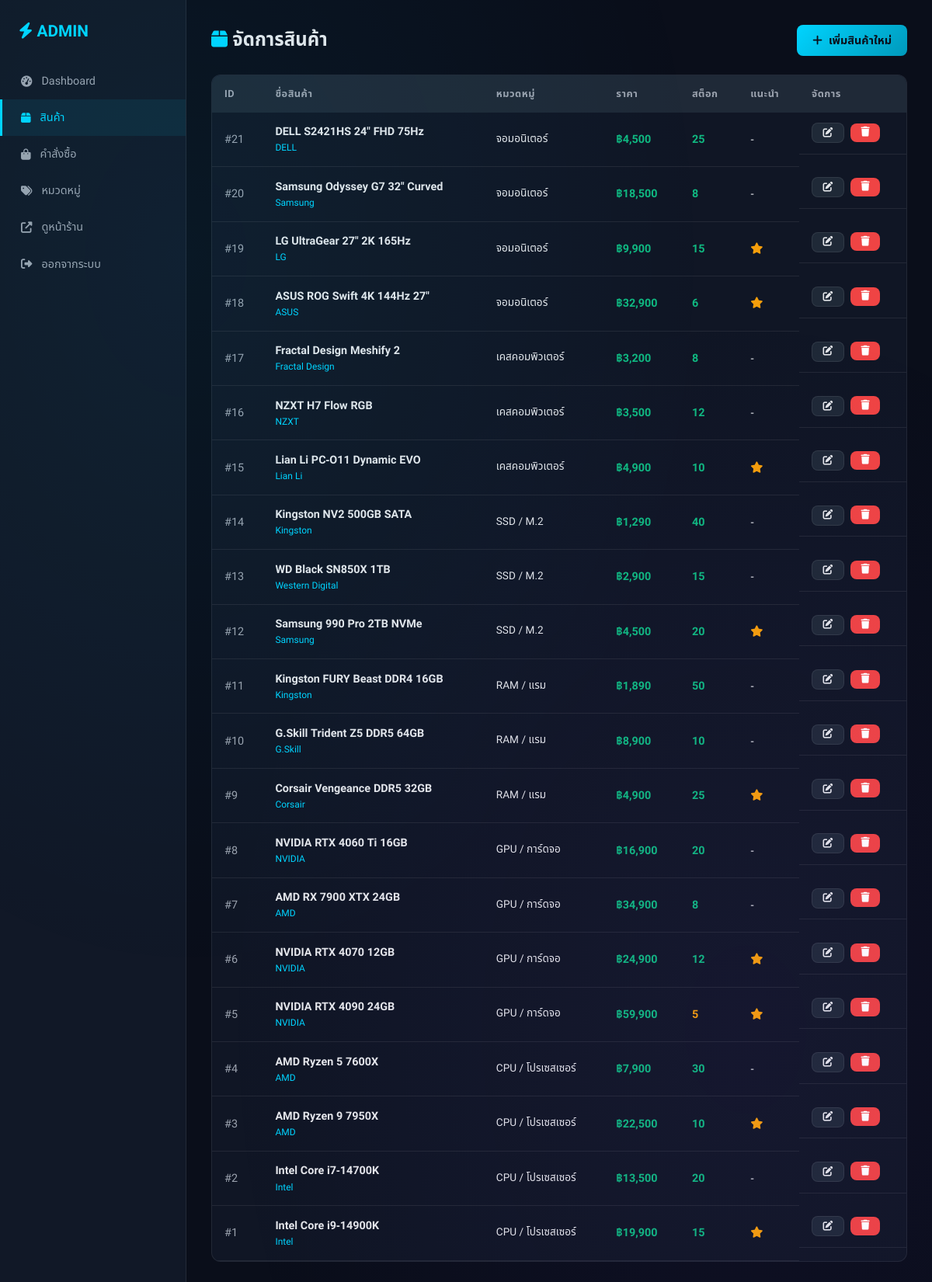
The app's page /admin/admin_products.php (signed in) with its own data.
### tables this page shows
CREATE TABLE `products` (
  `id` int(11) NOT NULL,
  `category_id` int(11) NOT NULL,
  `name` varchar(255) NOT NULL,
  `brand` varchar(100) DEFAULT NULL,
  `model` varchar(100) DEFAULT NULL,
  `description` text DEFAULT NULL,
  `price` decimal(10,2) NOT NULL,
  `stock` int(11) DEFAULT 0,
  `image` varchar(255) DEFAULT 'default.jpg',
  `specs` longtext DEFAULT NULL CHECK (json_valid(`specs`)),
  `featured` tinyint(1) DEFAULT 0,
  `status` enum('active','inactive') DEFAULT 'active',
  `created_at` timestamp NOT NULL DEFAULT current_timestamp()
);

CREATE TABLE `categories` (
  `id` int(11) NOT NULL,
  `name` varchar(100) NOT NULL,
  `slug` varchar(100) NOT NULL,
  `icon` varchar(50) DEFAULT 'fa-microchip',
  `description` text DEFAULT NULL,
  `created_at` timestamp NOT NULL DEFAULT current_timestamp()
);

### includes/config.php (called while the page is built, shortened)
<?php
function formatPrice($price) {
    return '฿' . number_format($price, 0, '.', ',');
}
?>

### admin/admin_products.php (the view, shortened to what this page needs)
<?php
require_once '../includes/config.php';
$db = getDB();
$products = $db->query("SELECT p.*, c.name as cat_name FROM products p JOIN categories c ON p.category_id=c.id WHERE p.status='active' ORDER BY p.id DESC");
?>
<!DOCTYPE html>
<html lang="th">
<head>
<link rel="stylesheet" href="<?= SITE_URL ?>/css/style.css">
<link rel="stylesheet" href="https://cdnjs.cloudflare.com/ajax/libs/font-awesome/6.5.0/css/all.min.css">
</head>
<body>
<div class="admin-layout">
  <div class="admin-sidebar">
    <div class="admin-logo"><i class="fas fa-bolt"></i> ADMIN</div>
    <nav class="admin-nav">
      <a href="dashboard.php"><i class="fas fa-tachometer-alt"></i> Dashboard</a>
      <a href="admin_products.php" class="active"><i class="fas fa-box"></i> สินค้า</a>
      <a href="admin_orders.php"><i class="fas fa-shopping-bag"></i> คำสั่งซื้อ</a>
      <a href="admin_categories.php"><i class="fas fa-tags"></i> หมวดหมู่</a>
      <a href="<?= SITE_URL ?>/index.php" target="_blank"><i class="fas fa-external-link-alt"></i> ดูหน้าร้าน</a>
      <a href="admin_logout.php"><i class="fas fa-sign-out-alt"></i> ออกจากระบบ</a>
    </nav>
  </div>
  <div class="admin-content">
    <div style="display:flex; justify-content:space-between; align-items:center; margin-bottom:1.5rem;">
      <h1 style="font-size:1.5rem; font-weight:700;"><i class="fas fa-box" style="color:var(--primary)"></i> จัดการสินค้า</h1>
      <button class="btn btn-primary" onclick="openModal()"><i class="fas fa-plus"></i> เพิ่มสินค้าใหม่</button>
    </div>
    <div class="card" style="padding:0; overflow:hidden;">
      <table class="data-table">
        <thead>
          <tr><th>ID</th><th>ชื่อสินค้า</th><th>หมวดหมู่</th><th>ราคา</th><th>สต็อก</th><th>แนะนำ</th><th>จัดการ</th></tr>
        </thead>
        <tbody>
          <?php while ($p = $products->fetch_assoc()): ?>
          <tr>
            <td style="color:var(--text-muted);">#<?= $p['id'] ?></td>
            <td>
              <strong><?= htmlspecialchars($p['name']) ?></strong>
              <div style="font-size:0.75rem; color:var(--primary);"><?= htmlspecialchars($p['brand']) ?></div>
            </td>
            <td style="font-size:0.85rem;"><?= htmlspecialchars($p['cat_name']) ?></td>
            <td style="color:var(--success); font-weight:600;"><?= formatPrice($p['price']) ?></td>
            <td>
              <span style="<?= $p['stock']<=0 ? 'color:var(--danger)' : ($p['stock']<=5 ? 'color:var(--warning)' : 'color:var(--success)') ?>; font-weight:600;">
                <?= $p['stock'] ?>
              </span>
            </td>
            <td><?= $p['featured'] ? '<i class="fas fa-star" style="color:var(--warning)"></i>' : '-' ?></td>
            <td style="display:flex; gap:0.5rem;">
              <button class="btn btn-sm btn-secondary"
                onclick="editProduct(<?= htmlspecialchars(json_encode($p)) ?>)">
                <i class="fas fa-edit"></i>
              </button>
              <form method="POST" onsubmit="return confirm('ลบสินค้านี้?')">
                <button type="submit" class="btn btn-sm btn-danger"><i class="fas fa-trash"></i></button>
              </form>
            </td>
          </tr>
          <?php endwhile; ?>
        </tbody>
      </table>
    </div>
  </div>
</div>
</body>
</html>

### css/style.css (style rules this page uses)
:root { --primary: #00d4ff; --primary-dark: #0099bb; --secondary: #ff6b00; --accent: #7c3aed; --dark: #0a0e1a; --dark-2: #111827; --dark-3: #1f2937; --dark-4: #374151; --text: #e5e7eb; --text-muted: #9ca3af; --success: #10b981; --danger: #ef4444; --warning: #f59e0b; --border: rgba(255,255,255,0.08); --card-bg: rgba(17,24,39,0.9); --glow: 0 0 20px rgba(0,212,255,0.3); --shadow: 0 4px 24px rgba(0,0,0,0.4); }
* { margin: 0; padding: 0; box-sizing: border-box; }
body { font-family: 'Noto Sans Thai', 'Rajdhani', sans-serif; background: var(--dark); color: var(--text); min-height: 100vh; line-height: 1.6; }
body::before { content: ''; position: fixed; top: 0; left: 0; right: 0; bottom: 0; background: radial-gradient(ellipse at 20% 20%, rgba(0,212,255,0.05) 0%, transparent 50%), radial-gradient(ellipse at 80% 80%, rgba(124,58,237,0.05) 0%, transparent 50%); pointer-events: none; z-index: 0; }
.btn { display: inline-flex; align-items: center; gap: 0.5rem; padding: 0.6rem 1.25rem; border-radius: 8px; border: none; font-size: 0.9rem; font-weight: 600; font-family: inherit; cursor: pointer; text-decoration: none; transition: all 0.2s; }
.btn-primary { background: linear-gradient(135deg, var(--primary), var(--primary-dark)); color: var(--dark); }
.btn-secondary { background: var(--dark-3); color: var(--text); border: 1px solid var(--border); }
.btn-danger { background: var(--danger); color: #fff; }
.btn-sm { padding: 0.35rem 0.85rem; font-size: 0.8rem; }
.card { background: var(--card-bg); border: 1px solid var(--border); border-radius: 12px; padding: 1.5rem; }
.admin-layout { display: grid; grid-template-columns: 240px 1fr; min-height: 100vh; }
.admin-sidebar { background: var(--dark-2); border-right: 1px solid var(--border); padding: 1.5rem 0; }
.admin-logo { padding: 0 1.5rem; margin-bottom: 1.5rem; font-family: 'Rajdhani', sans-serif; font-size: 1.3rem; font-weight: 700; color: var(--primary); }
.admin-nav a { display: flex; align-items: center; gap: 0.75rem; padding: 0.75rem 1.5rem; color: var(--text-muted); text-decoration: none; font-size: 0.9rem; transition: all 0.2s; border-left: 3px solid transparent; }
.admin-nav a:hover, .admin-nav a.active { color: var(--primary); background: rgba(0,212,255,0.08); border-left-color: var(--primary); }
.admin-content { padding: 2rem; overflow: auto; }
.data-table { width: 100%; border-collapse: collapse; }
.data-table th { padding: 0.85rem 1rem; text-align: left; background: var(--dark-3); color: var(--text-muted); font-size: 0.8rem; text-transform: uppercase; letter-spacing: 0.5px; font-weight: 600; }
.data-table td { padding: 0.85rem 1rem; border-bottom: 1px solid var(--border); font-size: 0.9rem; }

### records on screen
products: id "21", name "DELL S2421HS 24\" FHD 75Hz", brand "DELL", category.name "จอมอนิเตอร์", price "฿4,500", stock "25"
products: id "20", name "Samsung Odyssey G7 32\" Curved", brand "Samsung", category.name "จอมอนิเตอร์", price "฿18,500", stock "8"
products: id "19", name "LG UltraGear 27\" 2K 165Hz", brand "LG", category.name "จอมอนิเตอร์", price "฿9,900", stock "15", featured 1 (drawn)
products: id "18", name "ASUS ROG Swift 4K 144Hz 27\"", brand "ASUS", category.name "จอมอนิเตอร์", price "฿32,900", stock "6", featured 1 (drawn)
products: id "17", name "Fractal Design Meshify 2", brand "Fractal Design", category.name "เคสคอมพิวเตอร์", price "฿3,200", stock "8"
products: id "16", name "NZXT H7 Flow RGB", brand "NZXT", category.name "เคสคอมพิวเตอร์", price "฿3,500", stock "12"
products: id "15", name "Lian Li PC-O11 Dynamic EVO", brand "Lian Li", category.name "เคสคอมพิวเตอร์", price "฿4,900", stock "10", featured 1 (drawn)
products: id "14", name "Kingston NV2 500GB SATA", brand "Kingston", category.name "SSD / M.2", price "฿1,290", stock "40"
products: id "13", name "WD Black SN850X 1TB", brand "Western Digital", category.name "SSD / M.2", price "฿2,900", stock "15"
products: id "12", name "Samsung 990 Pro 2TB NVMe", brand "Samsung", category.name "SSD / M.2", price "฿4,500", stock "20", featured 1 (drawn)
products: id "11", name "Kingston FURY Beast DDR4 16GB", brand "Kingston", category.name "RAM / แรม", price "฿1,890", stock "50"
products: id "10", name "G.Skill Trident Z5 DDR5 64GB", brand "G.Skill", category.name "RAM / แรม", price "฿8,900", stock "10"
products: id "9", name "Corsair Vengeance DDR5 32GB", brand "Corsair", category.name "RAM / แรม", price "฿4,900", stock "25", featured 1 (drawn)
products: id "8", name "NVIDIA RTX 4060 Ti 16GB", brand "NVIDIA", category.name "GPU / การ์ดจอ", price "฿16,900", stock "20"
products: id "7", name "AMD RX 7900 XTX 24GB", brand "AMD", category.name "GPU / การ์ดจอ", price "฿34,900", stock "8"
products: id "6", name "NVIDIA RTX 4070 12GB", brand "NVIDIA", category.name "GPU / การ์ดจอ", price "฿24,900", stock "12", featured 1 (drawn)
products: id "5", name "NVIDIA RTX 4090 24GB", brand "NVIDIA", category.name "GPU / การ์ดจอ", price "฿59,900", stock "5", featured 1 (drawn)
products: id "4", name "AMD Ryzen 5 7600X", brand "AMD", category.name "CPU / โปรเซสเซอร์", price "฿7,900", stock "30"
products: id "3", name "AMD Ryzen 9 7950X", brand "AMD", category.name "CPU / โปรเซสเซอร์", price "฿22,500", stock "10", featured 1 (drawn)
products: id "2", name "Intel Core i7-14700K", brand "Intel", category.name "CPU / โปรเซสเซอร์", price "฿13,500", stock "20"
products: id "1", name "Intel Core i9-14900K", brand "Intel", category.name "CPU / โปรเซสเซอร์", price "฿19,900", stock "15", featured 1 (drawn)
